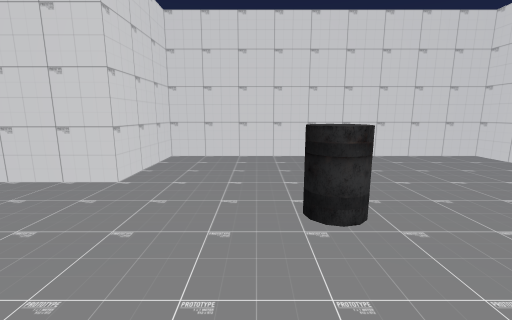
View 1 (above)

21 first-person views from a walk through a Unity game level. The camera is 1.2 m above the floor, tilts 10° down and sees 90° across. The floor is counted in squares, 1 m on a side. Each view is taken from the middle of a square. On the plan, view 1 faces up. The plan holds only what a view shows up to about 12 squares ahead; the rest is blank. The place goes on beyond the plan. The player is left out. Some animated figures are left out.

View 2
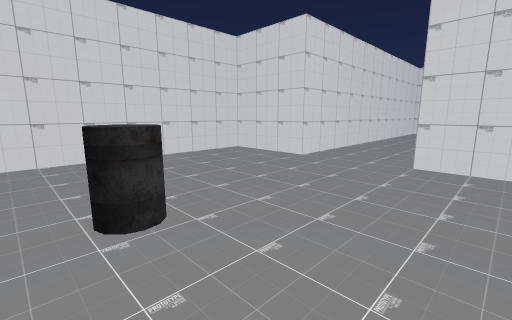

View 3
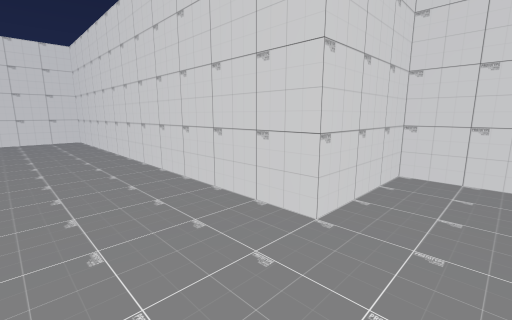

View 4
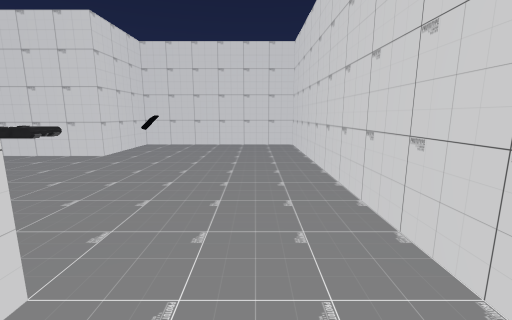

View 5
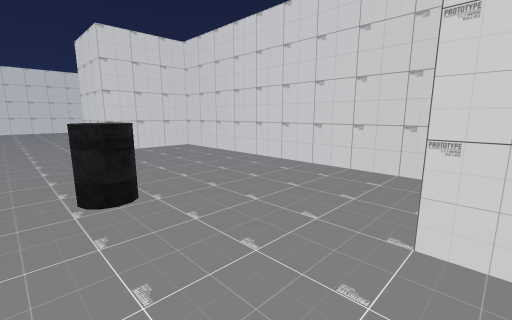

View 6
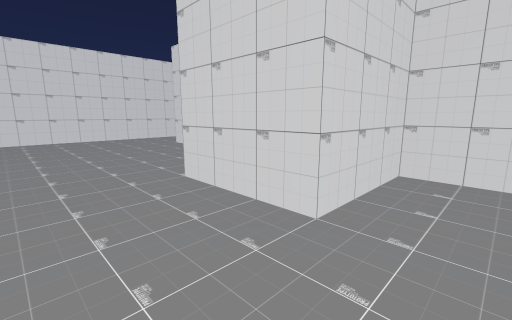

View 7
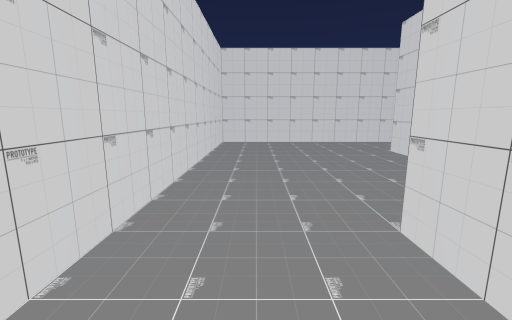

View 8
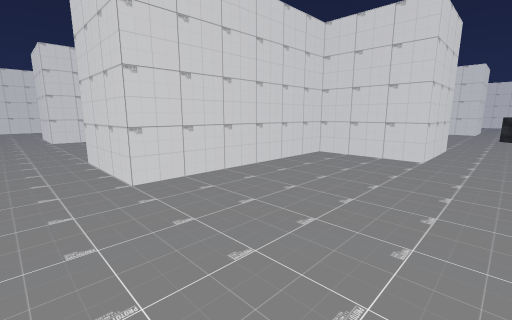

View 9
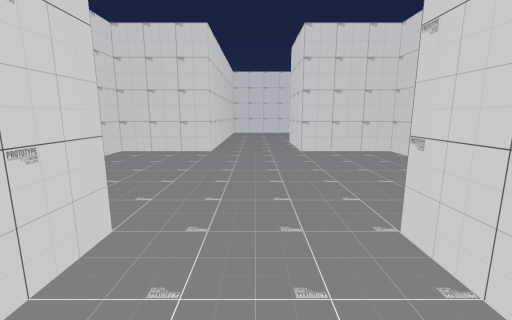

View 10
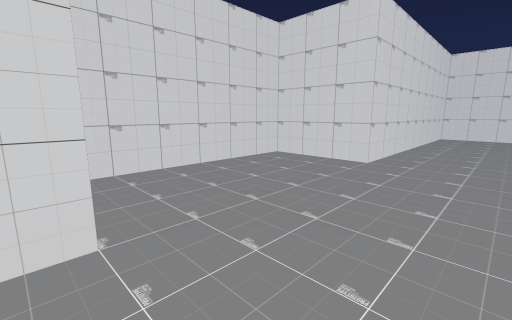

View 11
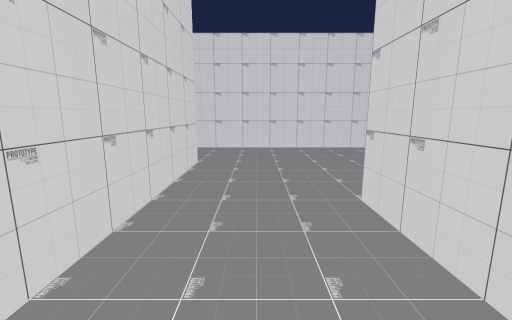

View 12
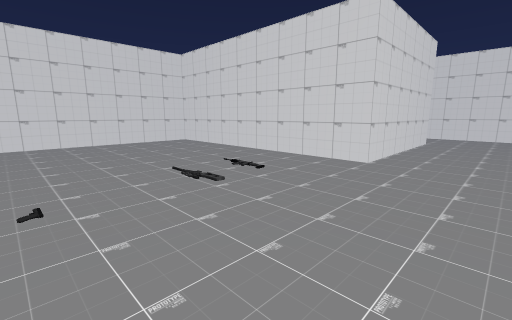

View 13
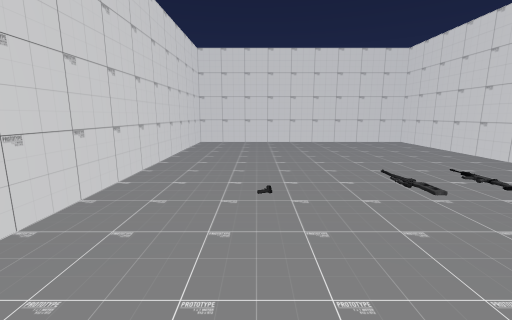

View 14
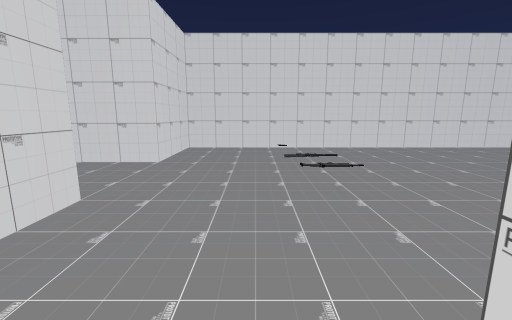

View 15
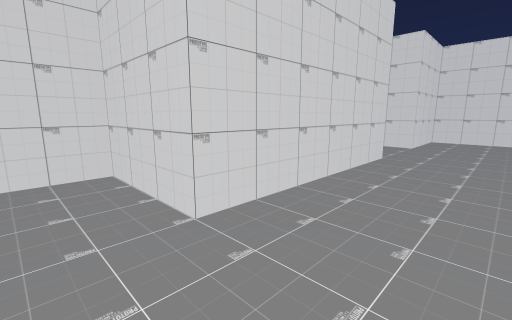

View 16
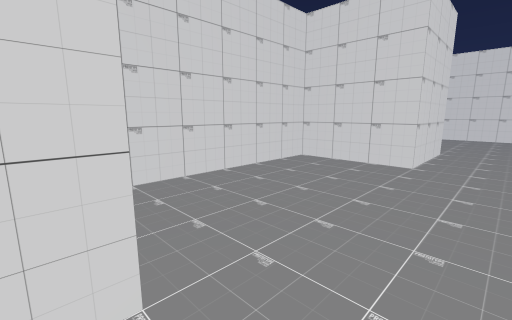

View 17
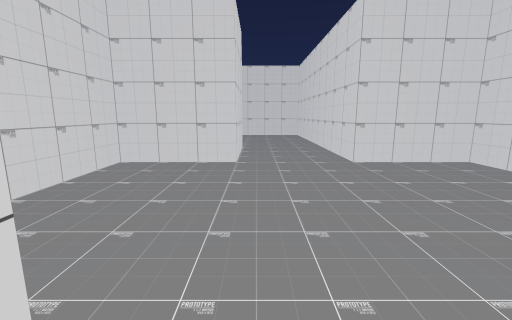

View 18
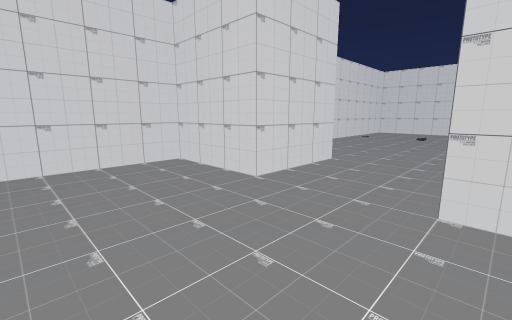

View 19
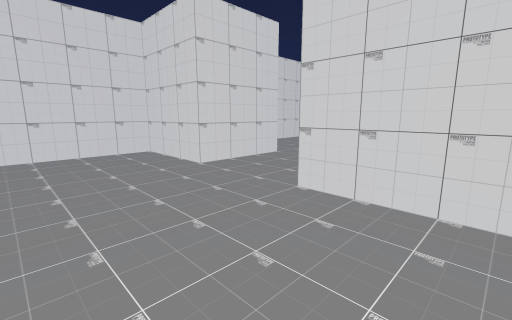

View 20
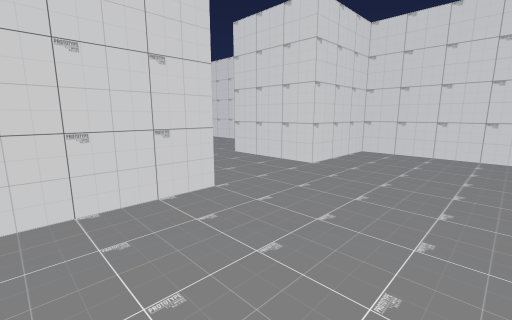

View 21
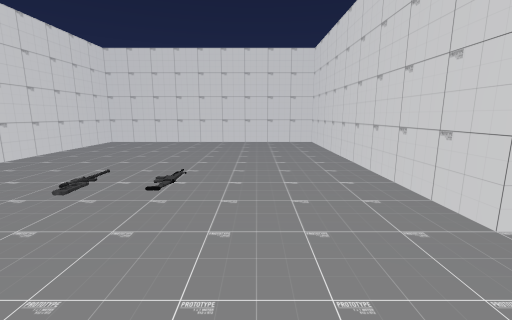

### Floor plan
Points are (right, up) in squares from view 1. A wall is a line through its corners. A room is listed if a view was taken in it or the views show most of it. See-through windows are left out.
Room 1 (views 1, 2, 3, 4, 5, 6, 7, 8, 9, 10, 15, 16, 17)
walls: (-2, -1.5) (6.5, -1.5) (6.5, 1.5) (9.5, 1.5) (9.5, -1.5) (15.5, -1.5) (15.5, -4.5) (12.5, -4.5) (12.5, -10.5) (15.5, -10.5) (15.5, -13.5) (13.5, -13.5); (-3.1, 1.5) (-2.5, 1.5); (12.5, -16.5) (12.5, -19.5) (14.1, -19.5); (16, -19.5) (17.9, -19.5); (18.5, -19.1) (18.5, -10.5) (21.5, -10.5) (21.5, -4.5) (18.5, -4.5) (18.5, 4.5) (6.5, 4.5) (6.5, 7.5) (-2.5, 7.5) (-2.5, 4.5) (-14.5, 4.5) (-14.5, -1.5) (-11.5, -1.5) (-11.5, -4.5)
ways out: opening at (13.7, -15) to room 2
objects: other object (-13, -1) to (-12, 0); other object (-8, 0) to (-7, 0); other object (1, 3)
Room 2 (views 11, 12, 13, 14, 18, 19, 20, 21)
walls: (13.5, -13.5) (9.5, -13.5) (9.5, -4.5) (0.5, -4.5) (0.5, -16.5) (3.5, -16.5) (3.5, -19.5) (0.5, -19.5) (0.5, -23.1); (9.5, -23.1) (9.5, -19.5) (6.5, -19.5) (6.5, -16.5) (12.5, -16.5)
ways out: opening at (13.7, -15) to room 1

Where each view was taken, in squares from view 1:
view 1: 0 up, 0 right, facing up
view 2: 0 up, 0 right, facing up-right
view 3: 2 up, 1 left, facing up-left
view 4: 3 up, 4 left, facing left
view 5: 4 up, 3 left, facing down-right
view 6: 4 up, 5 right, facing down-right
view 7: 3 up, 7 right, facing right
view 8: 3 up, 17 right, facing down-left
view 9: 2 down, 17 right, facing down
view 10: 4 down, 16 right, facing down-right
view 11: 15 down, 9 right, facing right
view 12: 16 down, 3 right, facing up-right
view 13: 16 down, 3 right, facing up
view 14: 14 down, 10 right, facing left
view 15: 14 down, 14 right, facing down-left
view 16: 11 down, 17 right, facing up-left
view 17: 11 down, 16 right, facing up
view 18: 23 down, 7 right, facing up-left
view 19: 23 down, 9 right, facing up-left
view 20: 23 down, 1 right, facing up-right
view 21: 16 down, 7 right, facing up
